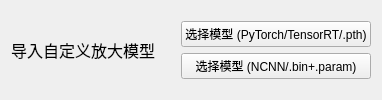
               <widget class="QWidget" name="widget_10" native="true">
                <property name="minimumSize">
                 <size>
                  <width>0</width>
                  <height>0</height>
                 </size>
                </property>
                <layout class="QGridLayout" name="gridLayout_8">
                 <item row="0" column="0">
                  <widget class="QLabel" name="encoderLabel_4">
                   <property name="font">
                    <font>
                     <pointsize>12</pointsize>
                    </font>
                   </property>
                   <property name="text">
                    <string>导入自定义放大模型</string>
                   </property>
                  </widget>
                 </item>
                 <item row="0" column="1">
                  <spacer name="horizontalSpacer_12">
                   <property name="orientation">
                    <enum>Qt::Orientation::Horizontal</enum>
                   </property>
                   <property name="sizeType">
                    <enum>QSizePolicy::Policy::MinimumExpanding</enum>
                   </property>
                   <property name="sizeHint" stdset="0">
                    <size>
                     <width>20</width>
                     <height>20</height>
                    </size>
                   </property>
                  </spacer>
                 </item>
                 <item row="0" column="2">
                  <layout class="QGridLayout" name="gridLayout_10">
                   <item row="1" column="0">
                    <widget class="QPushButton" name="selectNCNNCustomModel">
                     <property name="enabled">
                      <bool>true</bool>
                     </property>
                     <property name="text">
                      <string>选择模型 (NCNN/.bin+.param)</string>
                     </property>
                    </widget>
                   </item>
                   <item row="0" column="0">
                    <widget class="QPushButton" name="selectPytorchCustomModel">
                     <property name="enabled">
                      <bool>true</bool>
                     </property>
                     <property name="text">
                      <string>选择模型 (PyTorch/TensorRT/.pth)</string>
                     </property>
                    </widget>
                   </item>
                  </layout>
                 </item>
                </layout>
               </widget>
